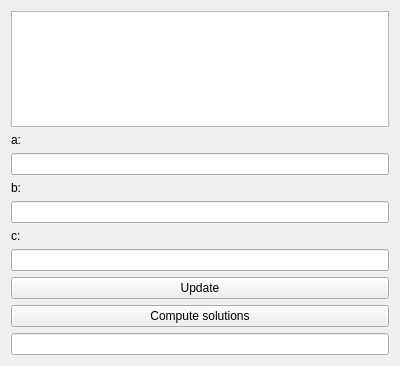
<?xml version="1.0" encoding="UTF-8"?>
<ui version="4.0">
 <class>gui</class>
 <widget class="QWidget" name="gui">
  <property name="geometry">
   <rect>
    <x>0</x>
    <y>0</y>
    <width>400</width>
    <height>366</height>
   </rect>
  </property>
  <property name="windowTitle">
   <string>gui</string>
  </property>
  <layout class="QVBoxLayout" name="verticalLayout">
   <item>
    <widget class="QListWidget" name="equationListWidget"/>
   </item>
   <item>
    <widget class="QLabel" name="label">
     <property name="text">
      <string>a: </string>
     </property>
    </widget>
   </item>
   <item>
    <widget class="QLineEdit" name="alineEdit"/>
   </item>
   <item>
    <widget class="QLabel" name="label_2">
     <property name="text">
      <string>b: </string>
     </property>
    </widget>
   </item>
   <item>
    <widget class="QLineEdit" name="blineEdit"/>
   </item>
   <item>
    <widget class="QLabel" name="label_3">
     <property name="text">
      <string>c: </string>
     </property>
    </widget>
   </item>
   <item>
    <widget class="QLineEdit" name="clineEdit"/>
   </item>
   <item>
    <widget class="QPushButton" name="updatePushButton">
     <property name="text">
      <string>Update</string>
     </property>
    </widget>
   </item>
   <item>
    <widget class="QPushButton" name="solutionPushButton">
     <property name="text">
      <string>Compute solutions</string>
     </property>
    </widget>
   </item>
   <item>
    <widget class="QLineEdit" name="solutionsLineEdit"/>
   </item>
  </layout>
 </widget>
 <resources/>
 <connections/>
</ui>
